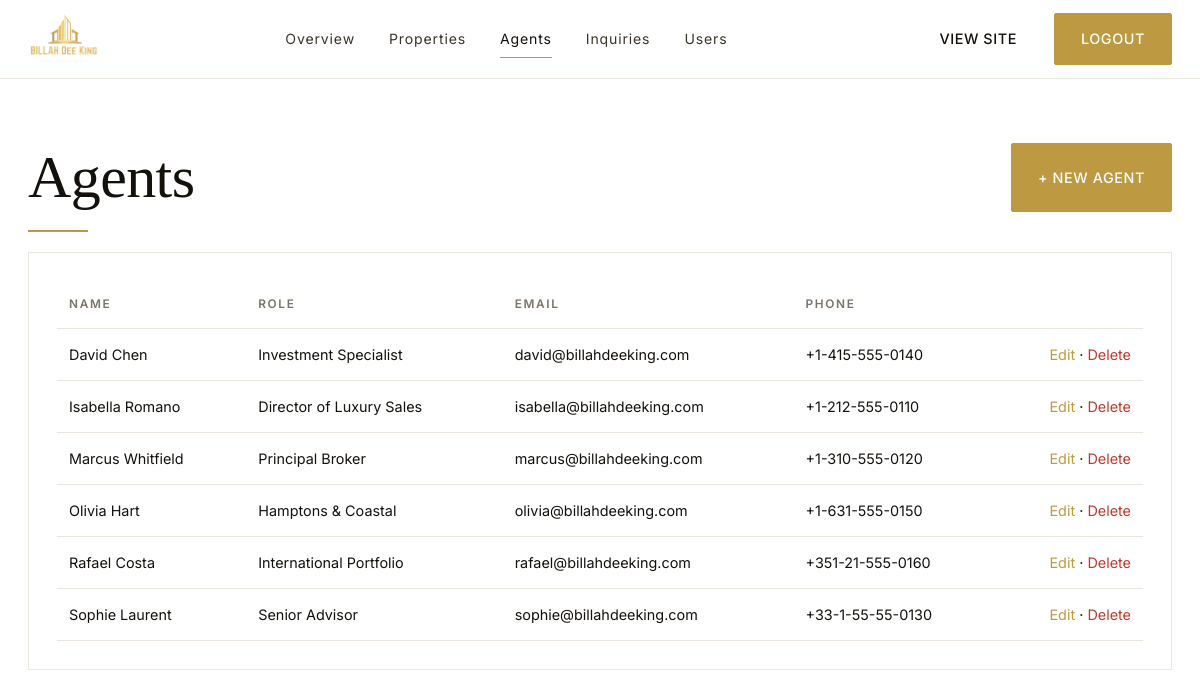
The page /admin/agents.php (signed in) on the database its author committed.
### tables this page shows
CREATE TABLE agents (
  id INT AUTO_INCREMENT PRIMARY KEY,
  name VARCHAR(120) NOT NULL,
  role VARCHAR(120) NOT NULL DEFAULT 'Senior Advisor',
  email VARCHAR(190),
  phone VARCHAR(40),
  bio TEXT,
  photo VARCHAR(255),
  facebook VARCHAR(255),
  instagram VARCHAR(255),
  linkedin VARCHAR(255),
  created_at TIMESTAMP DEFAULT CURRENT_TIMESTAMP
);

### includes/db.php (called while the page is built, shortened)
<?php
function db() {
    static $pdo = null;
    if ($pdo !== null) return $pdo;
    $host = env('DB_HOST', 'localhost');
    $name = env('DB_NAME', 'luxe_estates');
    $user = env('DB_USER', 'root');
    $pass = env('DB_PASS', '');
    $dsn  = "mysql:host=$host;dbname=$name;charset=utf8mb4";
    try {
        $pdo = new PDO($dsn, $user, $pass, [
            PDO::ATTR_ERRMODE            => PDO::ERRMODE_EXCEPTION,
            PDO::ATTR_DEFAULT_FETCH_MODE => PDO::FETCH_ASSOC,
            PDO::ATTR_EMULATE_PREPARES   => false,
        ]);
    } catch (PDOException $e) {
        die('Database connection failed: ' . htmlspecialchars($e->getMessage()));
    }
    return $pdo;
}

### includes/functions.php (called while the page is built, shortened)
<?php
require_once __DIR__ . '/db.php';
function e($v) { return htmlspecialchars((string)$v, ENT_QUOTES, 'UTF-8'); }
function csrf_token() {
    return $_SESSION['csrf'];
}

### admin/agents.php (the view, shortened to what this page needs)
<?php
require __DIR__.'/_header.php';
    ?>
    <?php require __DIR__.'/_footer.php'; exit;
$rows = db()->query('SELECT * FROM agents ORDER BY name')->fetchAll();
?>
<div style="display:flex;justify-content:space-between"><h1>Agents</h1><a class="btn btn-gold" href="agents.php?action=new">+ New agent</a></div><div class="divider-gold"></div>
<div class="dash-card" style="margin-top:20px">
<table class="table"><thead><tr><th>Name</th><th>Role</th><th>Email</th><th>Phone</th><th></th></tr></thead><tbody>
<?php foreach ($rows as $r): ?>
  <tr><td><?= e($r['name']) ?></td><td><?= e($r['role']) ?></td><td><?= e($r['email']) ?></td><td><?= e($r['phone']) ?></td>
    <td style="text-align:right"><a href="agents.php?action=edit&id=<?= (int)$r['id'] ?>">Edit</a> · <a href="agents.php?action=delete&id=<?= (int)$r['id'] ?>&csrf=<?= e(csrf_token()) ?>" onclick="return confirm('Delete?')" style="color:#c0392b">Delete</a></td>
  </tr>
<?php endforeach; ?>
</tbody></table></div>
<?php require __DIR__.'/_footer.php'; ?>

### assets/css/style.css (style rules this page uses)
:root { --gold:#bd9941; --gold-dark:#9a7c34; --gold-soft:#e7d9b3; --ink:#14110d; --ink-2:#3a342b; --muted:#7a7468; --line:#ece7dc; --bg:#ffffff; --bg-2:#faf7f1; --shadow:0 10px 40px -20px rgba(20,17,13,.25); --radius:6px; --t:.25s ease; }
* { box-sizing:border-box;margin:0;padding:0 }
html,body { background:var(--bg);color:var(--ink);font-family:'Inter',system-ui,sans-serif;font-weight:400;line-height:1.6;-webkit-font-smoothing:antialiased }
a { color:inherit;text-decoration:none;transition:color var(--t) }
h1,h2,h3,h4,h5 { font-family:'Cormorant Garamond',Georgia,serif;font-weight:500;line-height:1.15;color:var(--ink);letter-spacing:-.01em }
h1 { font-size:clamp(2.4rem,5vw,4.2rem) }
.btn { display:inline-flex;align-items:center;justify-content:center;gap:8px;padding:13px 26px;border:1px solid transparent;font-size:.9rem;font-weight:500;letter-spacing:.04em;cursor:pointer;transition:all var(--t);border-radius:2px;text-transform:uppercase }
.btn-gold { background:var(--gold);color:#fff;border-color:var(--gold) }
.divider-gold { width:60px;height:2px;background:var(--gold);margin:18px 0 }
.dash-card { background:#fff;border:1px solid var(--line);padding:28px }
.table { width:100%;border-collapse:collapse }
.table th,.table td { padding:14px 12px;text-align:left;border-bottom:1px solid var(--line);font-size:.9rem }
.table th { font-size:.74rem;letter-spacing:.14em;text-transform:uppercase;color:var(--muted);font-weight:600 }
.table td a { color:var(--gold) }

### rows shown on the page
agents: name "David Chen", role "Investment Specialist", email "david@billahdeeking.com", phone "+1-415-555-0140"
agents: name "Isabella Romano", role "Director of Luxury Sales", email "isabella@billahdeeking.com", phone "+1-212-555-0110"
agents: name "Marcus Whitfield", role "Principal Broker", email "marcus@billahdeeking.com", phone "+1-310-555-0120"
agents: name "Olivia Hart", role "Hamptons & Coastal", email "olivia@billahdeeking.com", phone "+1-631-555-0150"
agents: name "Rafael Costa", role "International Portfolio", email "rafael@billahdeeking.com", phone "+351-21-555-0160"
agents: name "Sophie Laurent", role "Senior Advisor", email "sophie@billahdeeking.com", phone "+33-1-55-55-0130"
